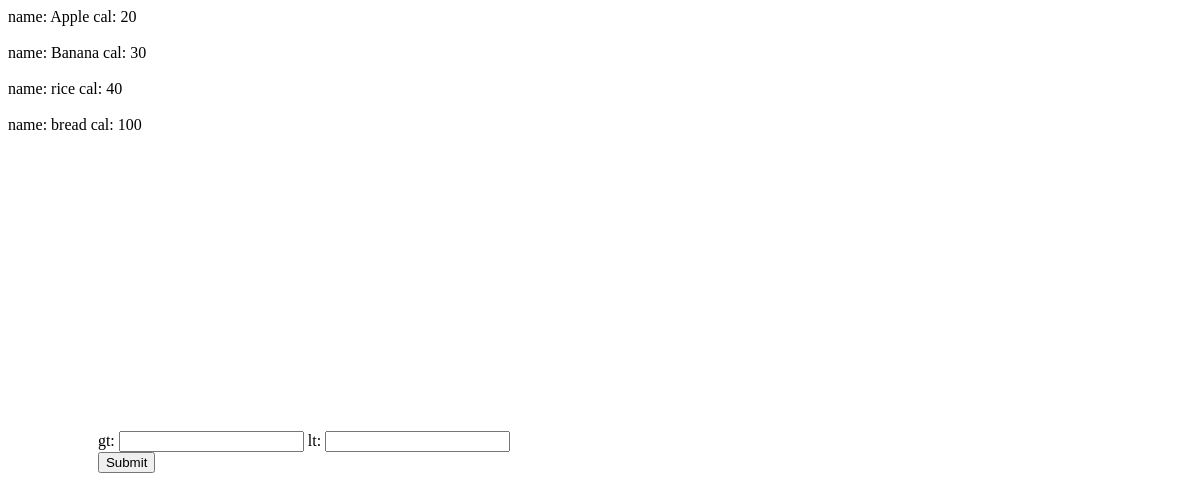
Page /foodtb/ on the earlier database version.
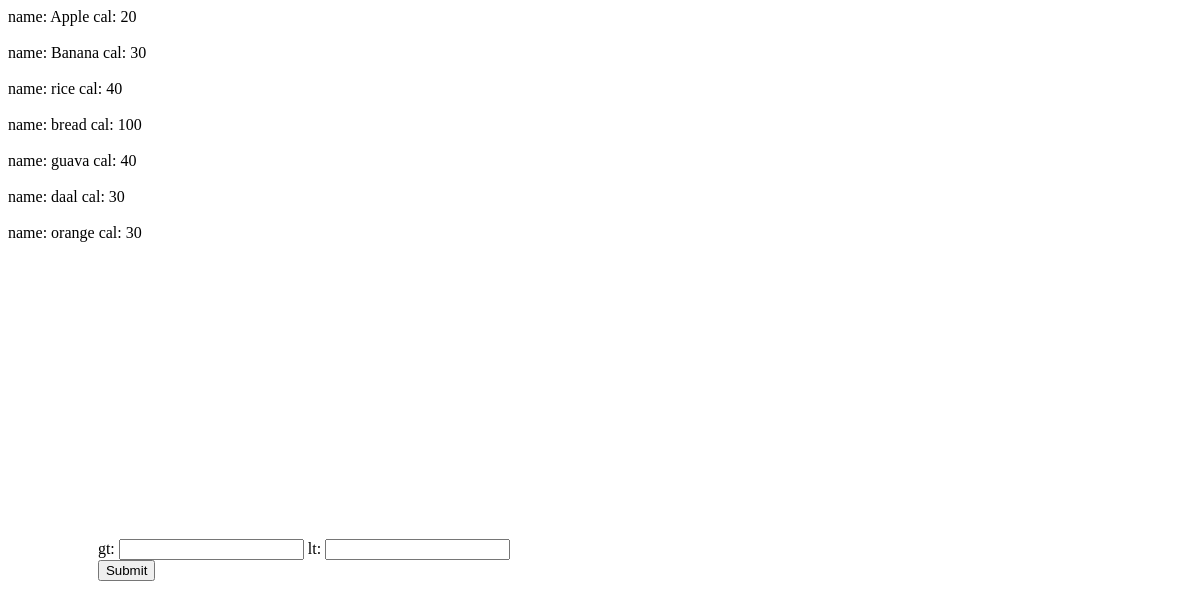
Same page on the later database version.
### foods/models.py (models this page shows)
class Food(models.Model):
    name = models.CharField(max_length=100)
    calories = models.IntegerField()

### foods/views.py (the view)
# urls.py: path('foodtb/', foodView, name='foods'),
def foodView(request):
    allfoods = Food.objects.all()
    return render(request, 'foods/foods.html', {'allfoods': allfoods})

### foods/templates/foods/foods.html (shortened to what this page needs)
<!DOCTYPE HTML>
<html>
<head>
</head>
<body>
{% for food in allfoods %}
    name: {{ food.name }}
    cal: {{ food.calories }}
    <br><br>
{% endfor %}
<div style="height: 370px; width: 50%; display: grid; place-items: center;">
<br><br>
<form action="/range">
    gt:
    <input id="gt" type="number" name="gt" >
    lt:
    <input id="lt" type="number" name="lt">
    <br>
    <input type="submit" ></input>
</form>
</div>
</body>
</html>

Differences in the rows shown:
added Food: name "guava", calories "40"
added Food: name "daal", calories "30"
added Food: name "orange", calories "30"
